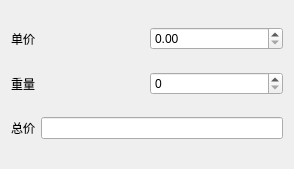
<?xml version="1.0" encoding="UTF-8"?>
<ui version="4.0">
 <class>Widget</class>
 <widget class="QWidget" name="Widget">
  <property name="geometry">
   <rect>
    <x>0</x>
    <y>0</y>
    <width>294</width>
    <height>169</height>
   </rect>
  </property>
  <property name="windowTitle">
   <string>Widget</string>
  </property>
  <layout class="QVBoxLayout" name="verticalLayout">
   <item>
    <layout class="QHBoxLayout" name="horizontalLayout">
     <item>
      <widget class="QLabel" name="label">
       <property name="text">
        <string>单价</string>
       </property>
      </widget>
     </item>
     <item>
      <widget class="QDoubleSpinBox" name="dsbPrice"/>
     </item>
    </layout>
   </item>
   <item>
    <layout class="QHBoxLayout" name="horizontalLayout_2">
     <item>
      <widget class="QLabel" name="label_2">
       <property name="text">
        <string>重量</string>
       </property>
      </widget>
     </item>
     <item>
      <widget class="QSpinBox" name="sbWeight"/>
     </item>
    </layout>
   </item>
   <item>
    <layout class="QHBoxLayout" name="horizontalLayout_3">
     <item>
      <widget class="QLabel" name="label_3">
       <property name="text">
        <string>总价</string>
       </property>
      </widget>
     </item>
     <item>
      <widget class="QLineEdit" name="lineTotal"/>
     </item>
    </layout>
   </item>
  </layout>
 </widget>
 <resources/>
 <connections/>
</ui>
